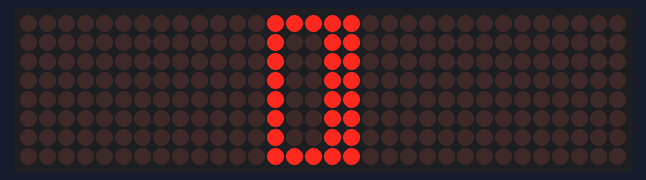
Bench run of a sketch on a simulated ESP32. Parts: 32×8 LED matrix.

Above: at 1.1 s.
At 5.1 s:
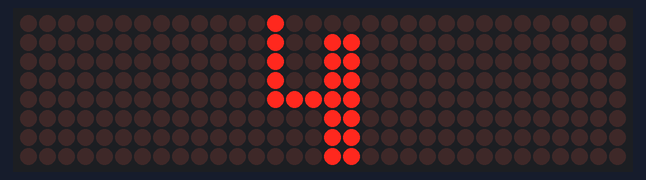
At 10.1 s:
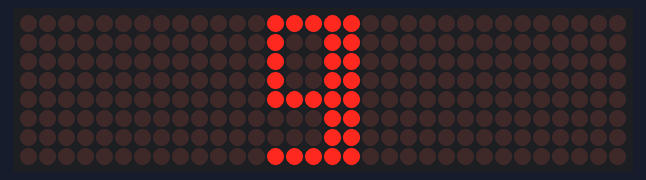
At 20.1 s:
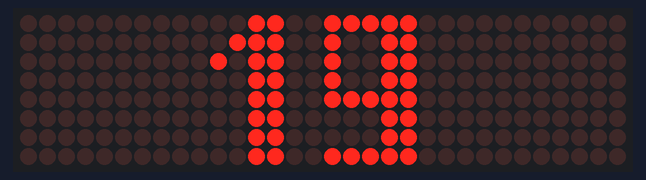
At 29.1 s:
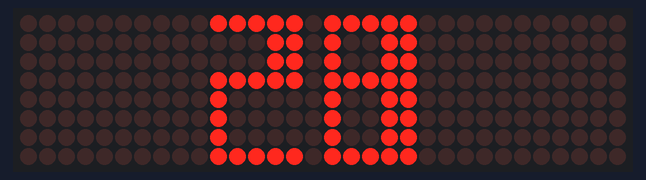
At 39.1 s:
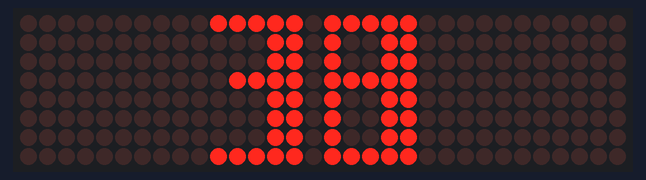

The sketch:

Basic_counter.ino
```cpp
/*
 A simple counter using a Max7219 4 way matrix
 Using MD_max72xx and MD_Parola
 using ESP2866

 code can work with esp32 and arduino

 if using arduino you need to load the Libprint Library

 www.flixmyswitch.com
 search YouTube for Flixmyswitch
*/

#include <MD_MAX72xx.h>
#include <MD_Parola.h>
#include <SPI.h>
#include "Font_Data.h"
// #include <LibPrintf.h>  if using arduino

// change this pins to work with your board
#define MAX_DEVICES   4
#define CLK_PIN       14    // or SCK
#define DATA_PIN      13    // or MOSI
#define CS_PIN        15    // or SS

// Change this to work with your matrix - see video 1 you have 4 choices
#define HARDWARE_TYPE MD_MAX72XX::FC16_HW

MD_Parola P = MD_Parola(HARDWARE_TYPE, DATA_PIN, CLK_PIN, CS_PIN, MAX_DEVICES);

char Buffer[3] = " ";  // create a buffer to hold the numbers
int counter = 0;      // the counter will start from 0 you can set any value

void setup() {
  //Serial.begin(115200);
  P.begin();
  P.setIntensity(1);        // keep it 3 or below as we are powering off the chip/usb
  P.setFont(dig5x8sq);      // If you use the standard built in font the numbers on the matrix will jump around as the number 1 not as wide
                            // as the other numbers.  Comment out this line to see what happens.  I will have a video in the future to show
                            // how to create your own fonts or adjust the ones you find online.
}


void loop() {

  if (P.displayAnimate()) {

    sprintf(Buffer, "%01d", counter);  // the number "1" is the number of digits that you want always shown on the screen for this font we can have 5
    P.displayText(Buffer, PA_CENTER, 0, 0, PA_PRINT, PA_NO_EFFECT);

    counter++;              // add one to the counter
    delay(1000);            // a dirty way to wait for 1 second but good enough for this example
                            // we could have used a mills loop
  }
                            // if needed to stop and reset the counter
  if (counter == 10000) {   //  change this value to increse or decrease the counter reset value you need to set something otherwise the counter
                            // will overflow on the matrix
    counter = 0;            // reset the counter
  }
}                           // end of the loop, loop again
```

Source omitted: Font_Data.h (data table, 6945 bytes)

Measured:
- what the display in image 0 shows lasts 1.0 s, from 1.0 s to 2.0 s
